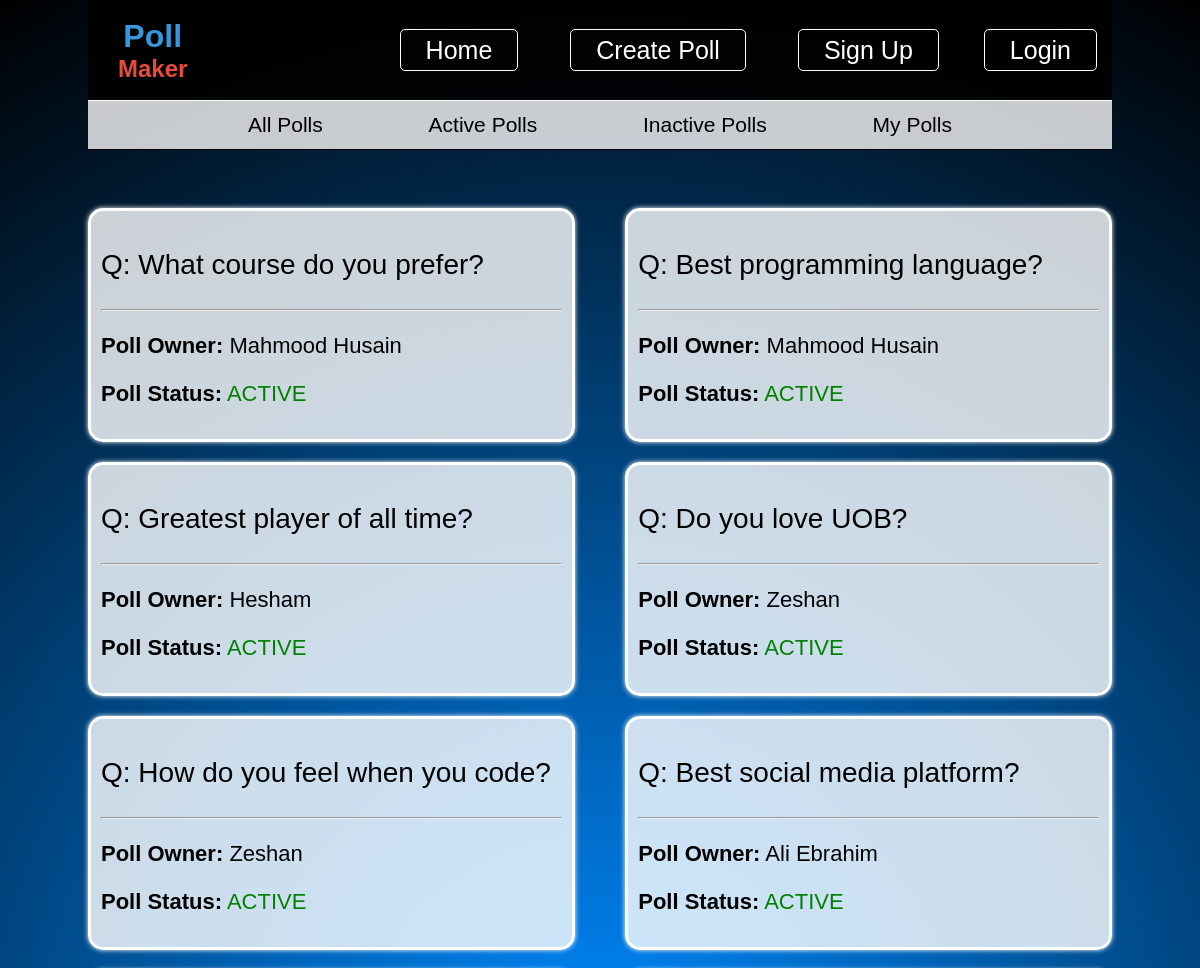
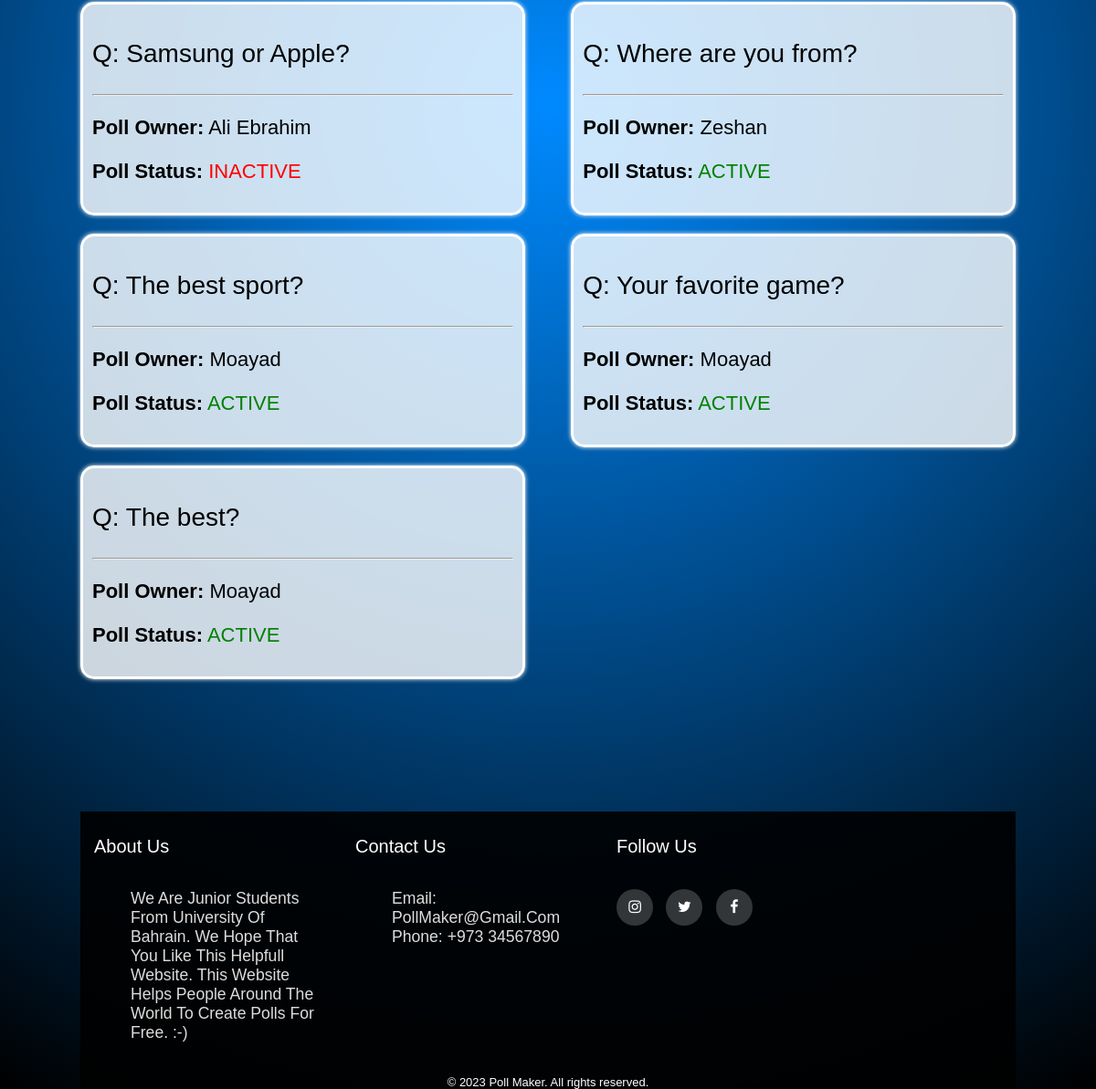
The page / on the database its author committed (2 pictures, top to bottom).
### tables this page shows
CREATE TABLE `poll` (
  `poll_id` int(20) NOT NULL,
  `question` varchar(250) NOT NULL,
  `total_votes` int(50) NOT NULL,
  `user_id` int(20) NOT NULL,
  `poll_status` varchar(15) NOT NULL,
  `start_date` date NOT NULL,
  `end_date` date NOT NULL
);

CREATE TABLE `users` (
  `user_id` int(20) NOT NULL,
  `username` varchar(100) NOT NULL,
  `email` varchar(100) NOT NULL,
  `password` varchar(100) NOT NULL,
  `role` varchar(50) NOT NULL
);

### index.php (the view, shortened to what this page needs)
<?php
    try{
        require('connection.php');
        $db->beginTransaction();
        $sql = "SELECT * FROM poll";
        $rows = $db->query($sql);
        $result = $rows->fetchAll(PDO::FETCH_ASSOC);
    $db -> commit();
    $db = null;
}
catch(PDOExecption $e){
    $db->rollBack();
    die($e -> getMessage());
}
?>
<!DOCTYPE html>
<html lang="en">
<head>
    <link rel="stylesheet" href="css/index.css">
    <link rel="stylesheet" href="https://cdnjs.cloudflare.com/ajax/libs/font-awesome/4.7.0/css/font-awesome.min.css">
</head>
<body>
    <div class='container'>
        <div class="header-container">
            <?php require('header.php'); ?>
            <div class="nav2">
                <form action="" method="POST">
                    <a href="index.php?typepoll=allPolls">All Polls</a>
                    <a href="index.php?typepoll=active">Active Polls</a>
                    <a href="index.php?typepoll=inactive">Inactive Polls</a>
                    <a href="index.php?typepoll=myPolls">My Polls</a>
                </form>
            </div>
        </div>
        <main>
            <div class="allpollBoxes">
                <?php
            try{
                require('connection.php');
                if(isset($_GET['typepoll'])){
                    $poll_type=$_GET['typepoll'];
                    if($poll_type=="active"){
                        $sql = "SELECT * FROM poll WHERE poll_status='active'";
                        $rs = $db->query($sql);
                        $rows = $rs->fetchAll(PDO::FETCH_ASSOC);
                        foreach($rows as $k=>$details){
                            extract($details);
                            $sql2 = "SELECT username FROM users WHERE user_id=$user_id";
                            $rs2 = $db->query($sql2);
                            $rows2 = $rs2->fetchAll(PDO::FETCH_ASSOC);
                            echo '
                        <div class="pollBoxes">
                        <a href="view-poll.php?poll_id='.$poll_id.'">
                        <p>Q: '.$question.'</p>
                        <hr>
                        <p class="pollBoxOwner"><b>Poll Owner:</b> '.$rows2[0]['username'].'</p>
                        <p class="pollBoxOwner"><b>Poll Status:</b> <span style="color:green">'. strtoupper($poll_status).'</span></p>
                        </a>
                        </div>
                        ';
                    }
                } else if($poll_type=="inactive"){
                    $sql = "SELECT * FROM poll WHERE poll_status='inactive'";
                    $rs = $db->query($sql);
                    $rows = $rs->fetchAll(PDO::FETCH_ASSOC);
                    foreach($rows as $k=>$details){
                        extract($details);
                        $sql2 = "SELECT username FROM users WHERE user_id=$user_id";
                        $rs2 = $db->query($sql2);
                        $rows2 = $rs2->fetchAll(PDO::FETCH_ASSOC);
                        echo '
                        <div class="pollBoxes">
                        <a href="view-poll.php?poll_id='.$poll_id.'">
                        <p>Q: '.$question.'</p>
                        <hr>
                        <p class="pollBoxOwner"><b>Poll Owner:</b> '.$rows2[0]['username'].'</p>
                        <p class="pollBoxOwner"><b>Poll Status:</b> <span style="color:red">'. strtoupper($poll_status).'</span></p>
                        </a>
                        </div>
                        ';
                    }
                } else if($poll_type=="myPolls"){
                    if(isset($_SESSION['loggedIn']) && $_SESSION['loggedIn']){
                        $id = $_SESSION['user'][0];
                        $sql = "SELECT * FROM poll WHERE user_id=$id";
                        $rs = $db->query($sql);
                        $rows = $rs->fetchAll(PDO::FETCH_ASSOC);
                        if(count($rows) == 0){
                            echo "<h3>You don't currently own any polls. Create a poll <span class='myPollLogIn'><a href='create-poll.php'>here</a></span>.</h3>";
                        } else {
                        foreach($rows as $k=>$details){
                            extract($details);
                            $sql2 = "SELECT username FROM users WHERE user_id=$id";
                            $rs2 = $db->query($sql2);
                            $rows2 = $rs2->fetchAll(PDO::FETCH_ASSOC);
                            if($poll_status == 'active'){
                                $stat = "<span style='color:green'>ACTIVE</span>";
                            } else {
                                $stat = "<span style='color:red'>INACTIVE</span>";
                            }
                            echo '
                            <div class="pollBoxes">
                            <a href="view-poll.php?poll_id='.$poll_id.'">
                                <p>Q: '.$question.'</p>
                                <hr>
                                <p class="pollBoxOwner"><b>Poll Owner:</b> '.$rows2[0]['username'].'</p>
                                <p class="pollBoxOwner"><b>Poll Status:</b> '.$stat.'</p>
                                </a>
                                </div>
                                ';
                            }
                        }
                        }else{
                            echo "<h3>please <span class='myPollLogIn'><a href='login.php'>login</a></span> To view your polls</h3>";
                        }
                    } else if($poll_type=="allPolls"){
                        $sql = "SELECT * FROM poll";
                        $rs = $db->query($sql);
                        $rows = $rs->fetchAll(PDO::FETCH_ASSOC);
                        foreach($rows as $k=>$details){
                            extract($details);
                            $sql2 = "SELECT username FROM users WHERE user_id=$user_id";
                            $rs2 = $db->query($sql2);
                            $rows2 = $rs2->fetchAll(PDO::FETCH_ASSOC);
                            if($poll_status == 'active'){
                                $stat = "<span style='color:green'>ACTIVE</span>";
                            } else {
                                $stat = "<span style='color:red'>INACTIVE</span>";
                            }
                            echo '
                            <div class="pollBoxes">
                            <a href="view-poll.php?poll_id='.$poll_id.'">
                            <p>Q: '.$question.'</p>
                            <hr>
                            <p class="pollBoxOwner"><b>Poll Owner:</b> '.$rows2[0]['username'].'</p>
                            <p class="pollBoxOwner"><b>Poll Status:</b> '.$stat.'</p>
                            </a>
                            </div>
                            ';
                        }
                    }else{
                        die("400 Bad Request");
                    }
                    }else{
                        $sql = "SELECT * FROM poll";
                        $rs = $db->query($sql);
                        $rows = $rs->fetchAll(PDO::FETCH_ASSOC);
                        foreach($rows as $k=>$details){
                            extract($details);
                            $sql2 = "SELECT username FROM users WHERE user_id=$user_id";
                            $rs2 = $db->query($sql2);
                            $rows2 = $rs2->fetchAll(PDO::FETCH_ASSOC);
                            if($poll_status == 'active'){
                                $stat = "<span style='color:green'>ACTIVE</span>";
                            } else {
                                $stat = "<span style='color:red'>INACTIVE</span>";
                            }
                            echo '
                            <div class="pollBoxes">
                            <a href="view-poll.php?poll_id='.$poll_id.'">
                            <p>Q: '.$question.'</p>
                            <hr>
                            <p class="pollBoxOwner"><b>Poll Owner:</b> '.$rows2[0]['username'].'</p>
                            <p class="pollBoxOwner"><b>Poll Status:</b> '.$stat.'</p>
                            </a>
                            </div>
                            ';
                        }
                    }
                }catch(PDOException $ex){
                die($ex->getMessage());
            }
            ?>
            </div>
        </main>
        <?php include('footer.php') ?>
    </div>
</body>
</html>

### header.php (shortened to what this page needs)
<header>
    <div class="logo">
        <h1 class="poll">Poll</h1>
        <h2 class="maker">Maker</h2>
    </div>
    <nav class="nav1">
            <a href='index.php' class="myButton1">Home</a>
            <a href="create-poll.php" class="myButton1">Create Poll</a>
        <?php
                if(isset($_SESSION['loggedIn']) && $_SESSION['loggedIn']==true){
                    echo '<a href="logout.php" class="myButton">Logout</a>';
                }else{
                    echo '<a href="signup.php" class="myButton">Sign Up</a>';
                    echo '<a href="login.php" class="myButton">Login</a>';
                }
                ?>
    </nav>
</header>

### footer.php (shortened to what this page needs)
<!DOCTYPE html>
<html lang="en">
<head>
    <link rel="stylesheet" href="css/footer.css">
</head>
<body>
      <footer class="footer">
            <div class="container2 row">
                <div class="footer-col">
                    <h4>About us</h4>
                    <ul>
                        <li><a href="#">We are junior students from University of Bahrain. We hope that you like this helpfull website. This website helps people around the world to create polls for free. :-)</a></li>
                    </ul>
                </div>
                <div class="footer-col">
                    <h4>Contact us</h4>
                    <ul>
                        <li><a href="https://www.gmail.com/">Email: pollMaker@gmail.com</a></li>
                        <li><a href="#">Phone: +973 34567890</a></li>
                    </ul>
                </div>
                <div class="footer-col">
                    <h4>Follow us</h4>
                    <div class="social-links">
                        <a href="https://www.instagram.com/"><i class="fa fa-instagram"></i></a>
                        <a href="https://www.twitter.com/"><i class="fa fa-twitter"></i></a>
                        <a href="https://www.facebook.com/"><i class="fa fa-facebook"></i></a>
                    </div>
                </div>
            </div>
            <div style="color: white; text-align: center; font-size: small; padding-top: 20px;">&copy; 2023 Poll Maker.
                All rights reserved.</div>
        </footer>
</body>
</html>

### css/index.css (style rules this page uses)
html { height: 100%; background-attachment: fixed; background-repeat: no-repeat; background-size: cover; background: rgb(0,138,255); background: radial-gradient(circle, rgba(0,138,255,1) 0%, rgba(0,0,0,1) 100%); }
body { font-family: Arial, Helvetica, sans-serif; }
.container { width: 1024px; min-height: 500px; margin: 0 auto; }
.header-container { position: fixed; width: 1024px; top: 0; }
header { background-color: rgb(0 0 0 / 90%); max-height: 100px; display: flex; justify-content: space-between; align-items: center; border-bottom: 1px solid white; }
.logo { padding: 10px 20px; margin: 10px 10px; text-align: center; }
.poll { font-size: 2em; color: #3498db; margin-bottom: 0; }
.maker { font-size: 1.5em; color: #e74c3c; margin-top: 0; }
header .nav1 { padding-top: 20px; padding-bottom: 20px; font-size: 25px; }
header .nav1 a { margin-right: 15px; color: white; }
header .nav1 .myButton1 { margin-left: 30px; border: 1px solid white; padding: 6px 25px; border-radius: 5px; }
header .nav1 .myButton { margin-left: 30px; border: 1px solid white; padding: 6px 25px; border-radius: 5px; }
a { text-decoration: none; }
.nav2 { background-color: #f5f5f5d1; border-bottom: 1px solid black; padding-bottom: 12px; padding-top: 12px; font-size: 21px; text-align: center; }
.nav2 a { color: black; margin-top: 15px; padding: 12px 50px; background: none; border: none; }
.allpollBoxes { max-width: 1024px; margin: 0 auto; display: flex; flex-wrap: wrap; justify-content: space-between; padding-bottom: 125px; padding-top: 200px; }
.allpollBoxes a { display: contents; color:black; }
.pollBoxes { background-color: rgb(255 255 255 / 80%); width: 45%; min-height: 150px; padding: 10px; margin-bottom: 20px; border: 3px solid #ffffff; border-radius: 15px; box-shadow: 0px 0px 5px white; font-size: 28px; }
.pollBoxOwner { font-size: 22px; }

### css/footer.css (style rules this page uses)
.footer { background-color: rgb(0 0 0 / 90%); position: absolute; z-index: -1; width: 1024px; }
.footer .container2 { max-width: 1024px; margin: auto; }
.row { display: flex; flex-wrap: wrap; }
ul { list-style: none; }
.footer-col { width: 25%; padding: 0 15px; }
.footer-col h4 { font-size: 20px; color: #FFF; text-transform: capitalize; margin-bottom: 35px; font-weight: 500; position: relative; }
.footer-col ul li a { color: #DDD; display: block; font-size: 1.1rem; text-transform: capitalize; text-decoration: none; transition: all 0.3s ease; }
.footer-col .social-links a { color: #FFF; background-color: rgba(255, 255, 255, 0.2); display: inline-block; height: 40px; width: 40px; border-radius: 50%; text-align: center; margin: 0 10px 10px 0; line-height: 40px; transition: all 0.5s ease; }

### rows shown on the page
poll: question "What course do you prefer?", user.username "Mahmood Husain", poll_status "ACTIVE"
poll: question "Best programming language?", user.username "Mahmood Husain", poll_status "ACTIVE"
poll: question "Greatest player of all time?", user.username "Hesham", poll_status "ACTIVE"
poll: question "Do you love UOB?", user.username "Zeshan", poll_status "ACTIVE"
poll: question "How do you feel when you code?", user.username "Zeshan", poll_status "ACTIVE"
poll: question "Best social media platform?", user.username "Ali Ebrahim", poll_status "ACTIVE"
poll: question "Samsung or Apple?", user.username "Ali Ebrahim", poll_status "INACTIVE"
poll: question "Where are you from?", user.username "Zeshan", poll_status "ACTIVE"
poll: question "The best sport?", user.username "Moayad", poll_status "ACTIVE"
poll: question "Your favorite game?", user.username "Moayad", poll_status "ACTIVE"
poll: question "The best?", user.username "Moayad", poll_status "ACTIVE"
